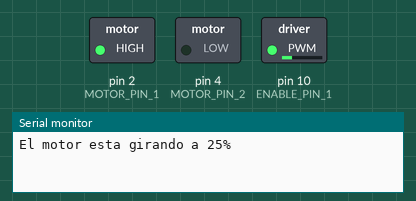
This sketch was run on a simulated Arduino Uno, built with avr-gcc and run on an emulated ATmega328P. Parts: switched loads named in the sketch (green lamp = pin HIGH), the last lines printed to the serial monitor.

Above: at 0.05 s.
At 9.95 s:
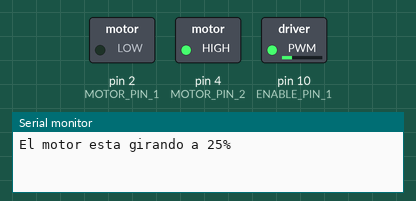
At 14.9 s:
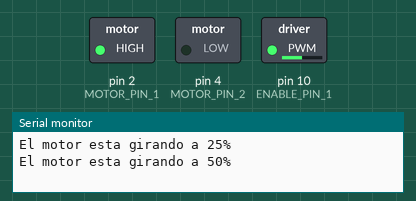
At 19.85 s:
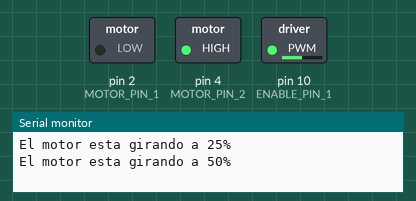
At 29.9 s:
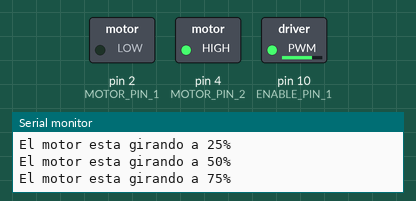
At 39.95 s:
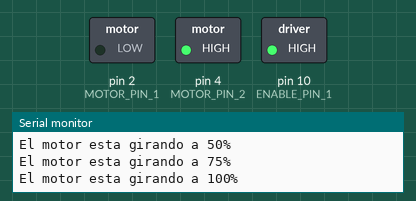
Timing chart, 0 to 52.0 s (numbered marks = the images above):
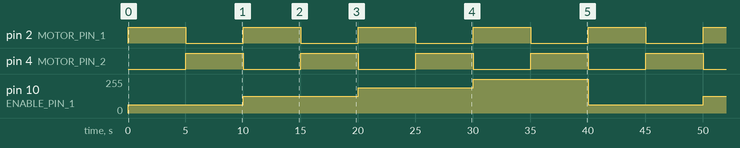

Measured:
- by itself, pin 2 (MOTOR_PIN_1), pin 4 (MOTOR_PIN_2): alternates HIGH for 5.0 s and LOW for 5.0 s
- by itself, pin 10 (ENABLE_PIN_1): repeats every 40.0 s: 127/255 10.0 s, 191/255 10.0 s, 255/255 10.0 s, 63/255 10.0 s

The sketch:

Actividad3.ino
```cpp
int MOTOR_PIN_1 = 2;
int MOTOR_PIN_2 = 4;
int ENABLE_PIN_1 = 10;

void setup(){
  pinMode(MOTOR_PIN_1, OUTPUT);
  pinMode(MOTOR_PIN_2, OUTPUT);
  pinMode(ENABLE_PIN_1, OUTPUT);

  turnOffPins();
  Serial.begin(9600);
}

void loop(){
  for (int i = 25; i <= 100; i += 25) {
    Serial.print("El motor esta girando a ");
    Serial.print(i);
    Serial.println("%");
    turnControlSpeed(MOTOR_PIN_1, MOTOR_PIN_2, i/100.0);
  }
}

void girar(int pin1, int pin2) {
  turnOffMotorPins();
  digitalWrite(pin1, HIGH);
}

void turnControlSpeed(int pin1, int pin2, float speed) {
  analogWrite(ENABLE_PIN_1, speed*255);
  girar(pin1, pin2);
  delay(5000);
  girar(pin2, pin1);
  delay(5000);
}

void turnOffMotorPins() {
  digitalWrite(MOTOR_PIN_1, LOW);
  digitalWrite(MOTOR_PIN_2, LOW);
}

void turnOffPins() {
  turnOffMotorPins();
  analogWrite(ENABLE_PIN_1, 0);
}
```
